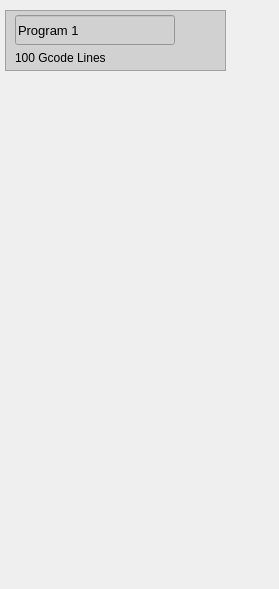
        <widget class="QWidget" name="wgProgramContainer">
         <property name="geometry">
          <rect>
           <x>0</x>
           <y>0</y>
           <width>279</width>
           <height>589</height>
          </rect>
         </property>
         <widget class="QFrame" name="frExProgram">
          <property name="geometry">
           <rect>
            <x>5</x>
            <y>10</y>
            <width>221</width>
            <height>61</height>
           </rect>
          </property>
          <property name="styleSheet">
           <string notr="true">background-color:rgb(209, 209, 209)</string>
          </property>
          <property name="frameShape">
           <enum>QFrame::StyledPanel</enum>
          </property>
          <property name="frameShadow">
           <enum>QFrame::Raised</enum>
          </property>
          <widget class="QLineEdit" name="leExProgramName">
           <property name="enabled">
            <bool>true</bool>
           </property>
           <property name="geometry">
            <rect>
             <x>10</x>
             <y>5</y>
             <width>160</width>
             <height>30</height>
            </rect>
           </property>
           <property name="font">
            <font>
             <pointsize>10</pointsize>
            </font>
           </property>
           <property name="cursor">
            <cursorShape>SizeHorCursor</cursorShape>
           </property>
           <property name="styleSheet">
            <string notr="true"/>
           </property>
           <property name="text">
            <string>Program 1</string>
           </property>
          </widget>
          <widget class="QPushButton" name="pbExDeleteProgram">
           <property name="geometry">
            <rect>
             <x>180</x>
             <y>5</y>
             <width>30</width>
             <height>31</height>
            </rect>
           </property>
           <property name="text">
            <string/>
           </property>
           <property name="icon">
            <iconset>
             <normaloff>C:/Users/Admin/.designer/backup/icon/delete.png</normaloff>C:/Users/Admin/.designer/backup/icon/delete.png</iconset>
           </property>
           <property name="iconSize">
            <size>
             <width>30</width>
             <height>30</height>
            </size>
           </property>
           <property name="autoDefault">
            <bool>false</bool>
           </property>
           <property name="default">
            <bool>true</bool>
           </property>
           <property name="flat">
            <bool>true</bool>
           </property>
          </widget>
          <widget class="QLabel" name="lbExGCodeNumber">
           <property name="geometry">
            <rect>
             <x>10</x>
             <y>40</y>
             <width>101</width>
             <height>16</height>
            </rect>
           </property>
           <property name="text">
            <string>100 Gcode Lines</string>
           </property>
          </widget>
         </widget>
        </widget>
